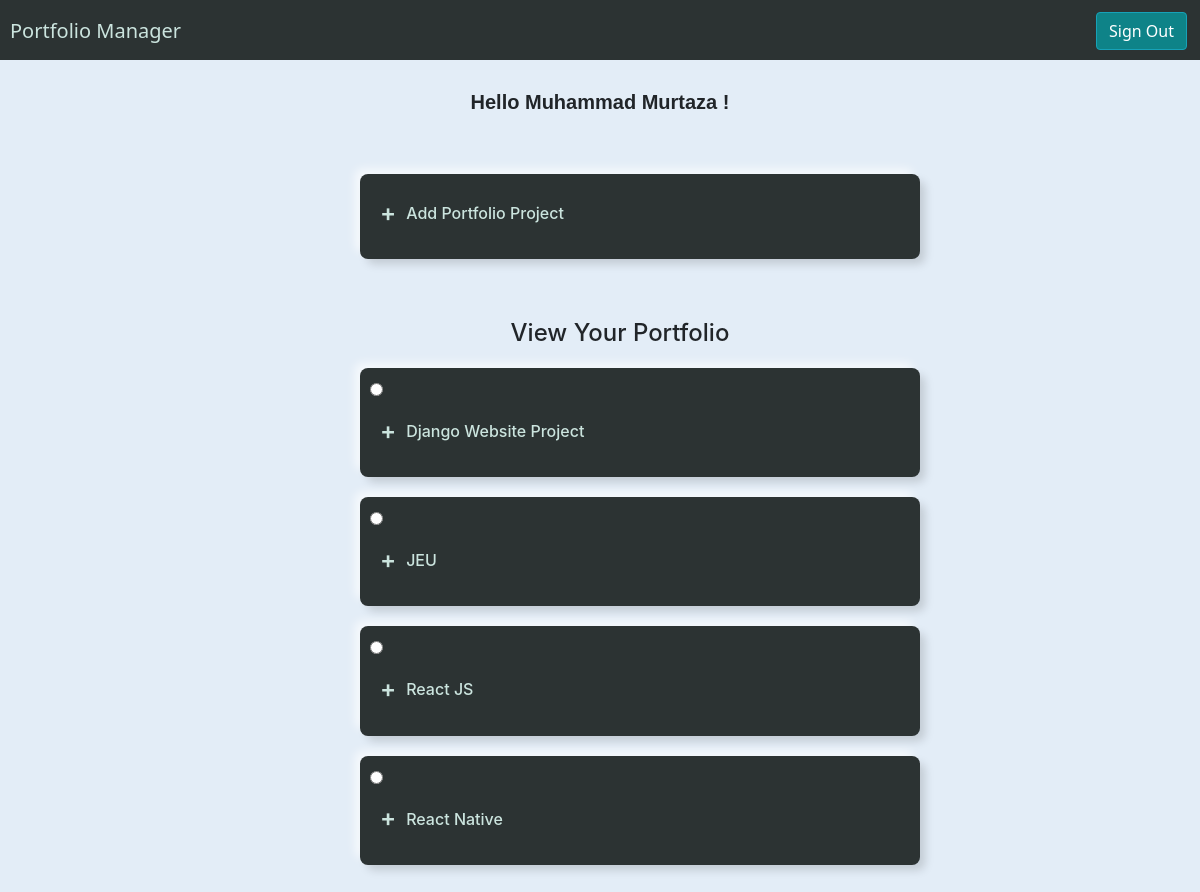
The page /main (signed in) on the database as committed earlier.
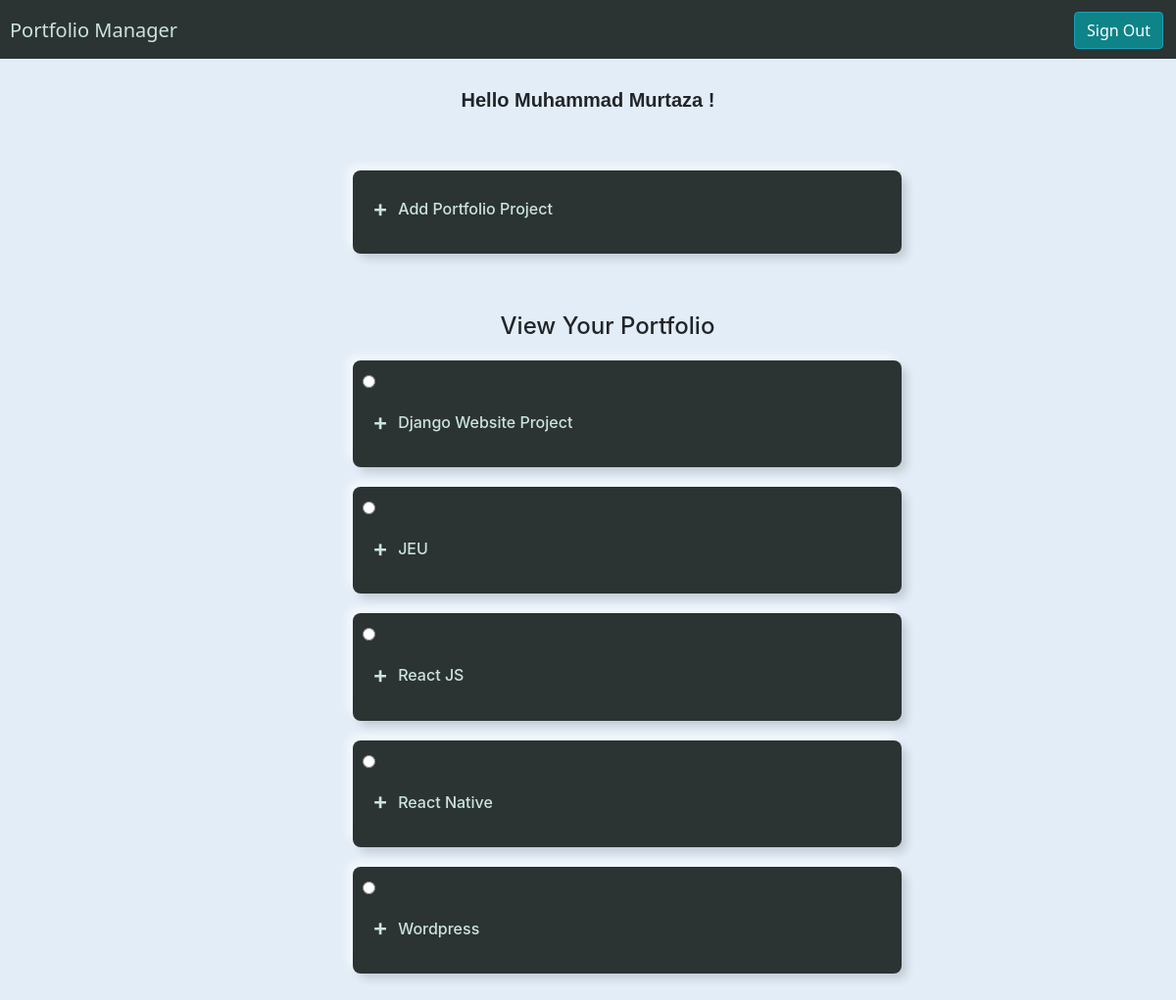
The same page on the database as committed later.
### portfolioWebsite/models.py (models this page shows, shortened)
class Project(models.Model):
    user = models.ForeignKey(User, on_delete=models.CASCADE, null=True, blank=True)
    title = models.CharField(max_length= 200)
    description = models.TextField(null=True, blank=True)
    media = models.ImageField(null=True, blank = True, upload_to='images/')

### portfolioWebsite/views.py (the view)
# urls.py: path('main', views.main, name = 'main'),
def main(request):
    if request.method == 'POST':
        project_name = request.POST['project-name']
        description = request.POST['description']
        media = request.FILES['media-file']
        newProject =  Project(user = request.user, title = project_name, description = description, media = media)
        newProject.save()
    user = request.user
    projects = Project.objects.filter(user=user)
    return render(request, 'authentication/main.html', {'fname':user.first_name,'object_list': projects, 'show':True})

### templates/authentication/main.html (shortened to what this page needs)
<!DOCTYPE html>
<html lang="en">
<head>
    <link rel="stylesheet" href="https://cdn.jsdelivr.net/npm/bootstrap@4.4.1/dist/css/bootstrap.min.css">
    {% load static %}
    <link rel="stylesheet" href="{% static 'main.css' %}">
</head>
<body>
    <div class = 'header-box'>
        <h5>Portfolio Manager</h5>
        <button class="btn btn-info" id = 'btn'><a class = 'btn-text' href = '/signOut'>Sign Out</a></button>
    </div>
    <div class = 'user-data'>
        {% if user.is_authenticated %}
            <div class = 'name-display'>
                <h4 class = 'name'>Hello {{fname}} !</h4>
            </div>
        {%endif%}
    </div>
    {%if show%}
    <ul class = 'accordian'>
        <li>
            <label for = 'first'><h6 class = 'input-heading'>Add Portfolio Project</h6></label>
        </li>
    </ul>
    {%endif%}
        <ul class = 'accordian'>
            {%if show%}
            <h4 class = 'proj-heading'>View Your Portfolio</h4>
            {%else%}
            <h4 class = 'proj-heading'>View All Portfolios</h4>
            {%endif%}
        {% for project in object_list %}
        <li>
            <input type = 'radio' name = 'accordian' id = 'first-proj' unchecked>
            <label for = 'first-proj'><h6 class = 'input-heading'>{{project.title}}</h6></label>
        </li>
        {% empty %}
        <h3>No Projects</h3>
        {%endfor%}
    </ul>
</body>
</html>

Rows that differ between the two databases and show on the page:
added Project: title "Wordpress"
